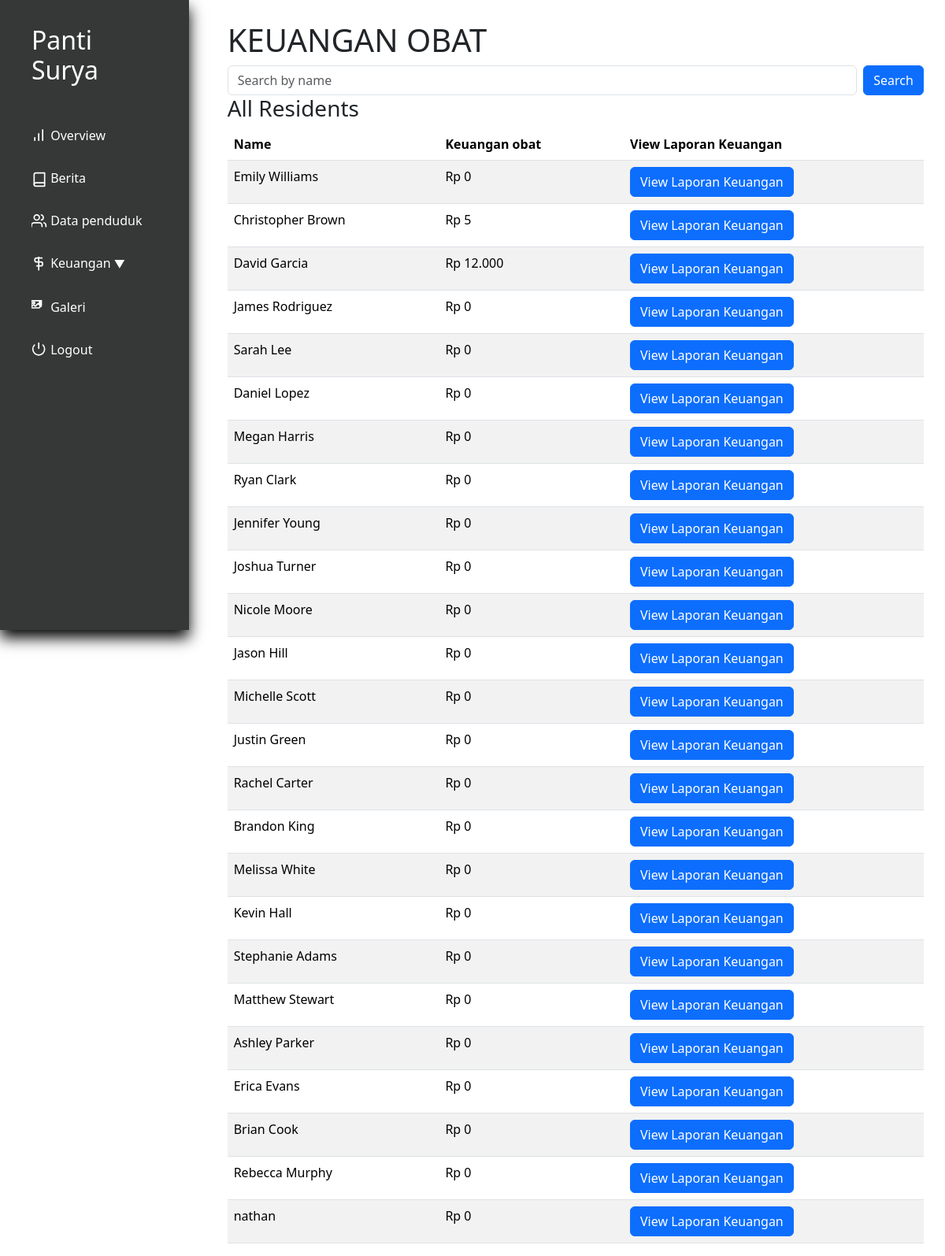
Page /keuangan_obat.php (signed in) on the earlier database version.
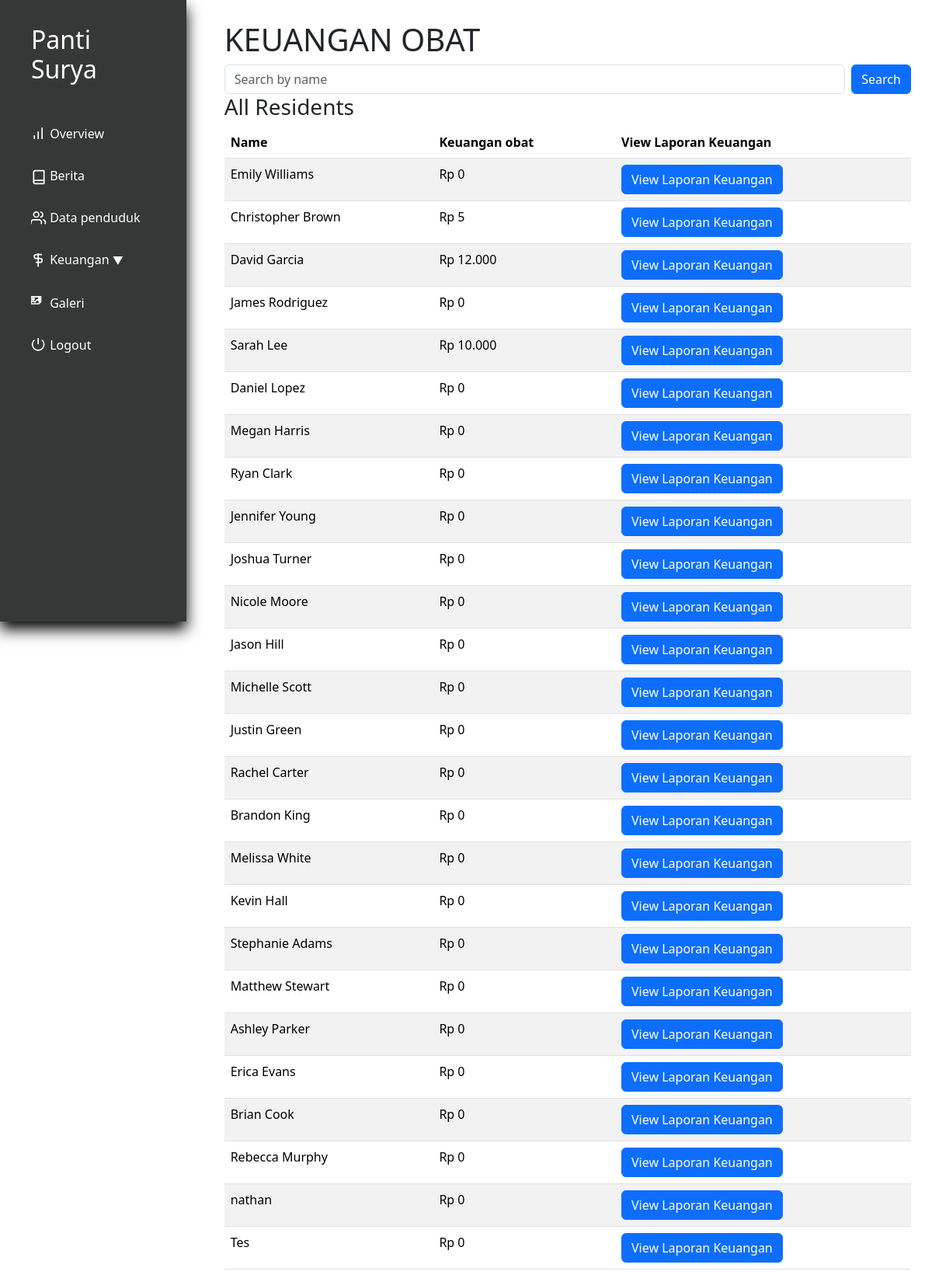
Same page on the later database version.
### tables this page shows
CREATE TABLE `penduduk` (
  `id` int(11) NOT NULL,
  `nama` varchar(250) NOT NULL,
  `alamat` varchar(100) NOT NULL,
  `tanggal_masuk` date DEFAULT NULL,
  `email` varchar(200) DEFAULT NULL,
  `notelp` varchar(15) NOT NULL,
  `keuangan_pondokkan` int(11) NOT NULL,
  `keuangan_tabungan` int(11) NOT NULL,
  `keuangan_obat` int(11) NOT NULL,
  `keuangan_total` int(11) NOT NULL,
  `profile_picture` varchar(100) NOT NULL,
  `KTP` longblob NOT NULL,
  `KK` longblob NOT NULL,
  `BPJS` longblob NOT NULL,
  `keuangan_deposit` int(11) NOT NULL
);

### utils.php (called while the page is built, shortened)
<?php
class myDB
{
    private $host = "localhost";
    private $username = "root";
    private $password = "";
    private $database = "pantisurya";
    private $db;
    function __construct()
    {
        if ($this->db == null) {
            try {
                $this->db = new PDO("mysql:host=$this->host;dbname=$this->database", $this->username, $this->password);
                $this->db->setAttribute(PDO::ATTR_ERRMODE, PDO::ERRMODE_EXCEPTION);
            } catch (PDOException $e) {
                echo "Connection failed: " . $e->getMessage();
            }
        }
    }
    public function prepare($query)
    {
        return $this->db->prepare($query);
    }
    function formatRupiah($number) {
        return 'Rp ' . number_format($number, 0, ',', '.');
    }
}

### keuangan_obat.php (the view, shortened to what this page needs)
<?php
require "utils.php";
$db = new myDB();
$stmt_all_residents = $db->prepare("SELECT * FROM penduduk");
$stmt_all_residents->execute();
$residents = $stmt_all_residents->fetchAll(PDO::FETCH_ASSOC);
?>
<!DOCTYPE html>
<html lang="en">
<head>
    <?php include "layout/stylejquerynbs5.php" ?>
    <link rel="stylesheet" href="layout/indexstyle.css">
</head>
<body>
    <div class="app">
        <div class="dashboard">
            <?php include 'nav.php'?>
            <div class="main">
                <h1>KEUANGAN OBAT</h1>
                <div class="search-bar">
                    <form method="POST" class="d-flex">
                        <input type="text" name="search" placeholder="Search by name" class="form-control me-2">
                        <button type="submit" class="btn btn-primary">Search</button>
                    </form>
                </div>
                <div class="residents-table">
                    <h3>All Residents</h3>
                    <table class="table table-striped">
                        <thead>
                            <tr>
                                <th>Name</th>
                                <th>Keuangan obat</th>
                                <th>View Laporan Keuangan</th>
                            </tr>
                        </thead>
                        <tbody>
                            <?php foreach($residents as $resident): ?>
                            <tr>
                                <td><?php echo $resident['nama']; ?></td>
                                <td><?php echo $db->formatRupiah($resident['keuangan_obat']); ?></td>
                                <td><button onclick="window.location.href='laporanobat.php?id=<?php echo $resident['id']; ?>'" class="btn btn-primary">View Laporan Keuangan</button></td>
                            </tr>
                            <?php endforeach; ?>
                        </tbody>
                    </table>
                </div>
            </div>
        </div>
    </div>
</body>
</html>

Differences in the rows shown:
changed penduduk "Sarah Lee": keuangan_obat "Rp 0" → "Rp 10.000"
added penduduk: nama "Tes", keuangan_obat "Rp 0"
